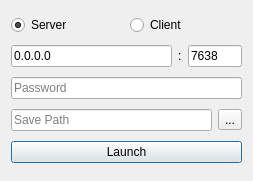
<?xml version="1.0" encoding="UTF-8"?>
<ui version="4.0">
 <class>StartupDialog</class>
 <widget class="QDialog" name="StartupDialog">
  <property name="geometry">
   <rect>
    <x>0</x>
    <y>0</y>
    <width>253</width>
    <height>181</height>
   </rect>
  </property>
  <property name="maximumSize">
   <size>
    <width>16777215</width>
    <height>181</height>
   </size>
  </property>
  <property name="windowTitle">
   <string>snftp</string>
  </property>
  <layout class="QVBoxLayout" name="verticalLayout">
   <item>
    <layout class="QHBoxLayout" name="horizontalLayout">
     <item>
      <widget class="QRadioButton" name="serverRadioButton">
       <property name="text">
        <string>Server</string>
       </property>
       <property name="checked">
        <bool>true</bool>
       </property>
      </widget>
     </item>
     <item>
      <widget class="QRadioButton" name="clientRadioButton">
       <property name="text">
        <string>Client</string>
       </property>
      </widget>
     </item>
    </layout>
   </item>
   <item>
    <layout class="QHBoxLayout" name="horizontalLayout_2" stretch="3,0,1">
     <item>
      <widget class="QLineEdit" name="addressLineEdit">
       <property name="text">
        <string>0.0.0.0</string>
       </property>
       <property name="placeholderText">
        <string>Address</string>
       </property>
      </widget>
     </item>
     <item>
      <widget class="QLabel" name="portColonLabel">
       <property name="text">
        <string>:</string>
       </property>
      </widget>
     </item>
     <item>
      <widget class="QLineEdit" name="portLineEdit">
       <property name="text">
        <string>7638</string>
       </property>
       <property name="placeholderText">
        <string>Port</string>
       </property>
      </widget>
     </item>
    </layout>
   </item>
   <item>
    <widget class="QLineEdit" name="passwordLineEdit">
     <property name="echoMode">
      <enum>QLineEdit::Password</enum>
     </property>
     <property name="placeholderText">
      <string>Password</string>
     </property>
    </widget>
   </item>
   <item>
    <layout class="QHBoxLayout" name="horizontalLayout_3">
     <item>
      <widget class="QLineEdit" name="savePathLineEdit">
       <property name="placeholderText">
        <string>Save Path</string>
       </property>
      </widget>
     </item>
     <item>
      <widget class="QToolButton" name="selectSavePathToolButton">
       <property name="text">
        <string>...</string>
       </property>
      </widget>
     </item>
    </layout>
   </item>
   <item>
    <widget class="QPushButton" name="launchPushButton">
     <property name="text">
      <string>Launch</string>
     </property>
    </widget>
   </item>
  </layout>
 </widget>
 <layoutdefault spacing="6" margin="11"/>
 <resources/>
 <connections/>
</ui>
